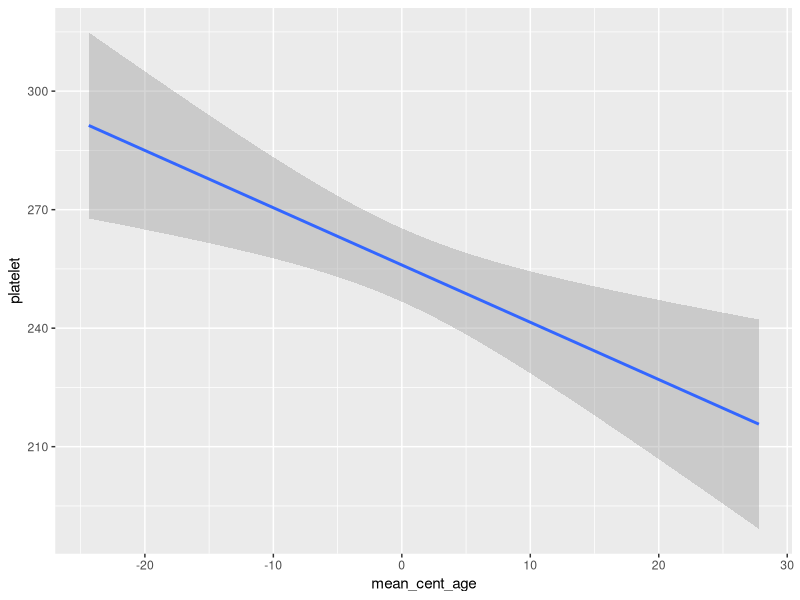
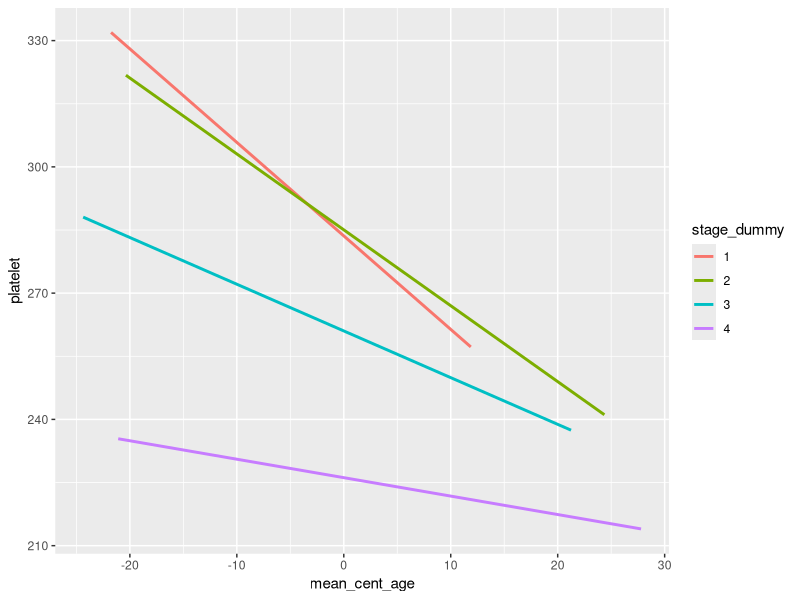

Reproduce these figures in R, in order.
## ---- chunk 1
knitr::opts_chunk$set(error = TRUE)
knitr::opts_chunk$set(warning=FALSE)
knitr::opts_chunk$set(message=FALSE)
knitr::opts_chunk$set(results="hold")
knitr::opts_chunk$set(cache=TRUE)
## ---- chunk 2
library(survival)
pbc
## ---- chunk 3
library(tidyverse)
pbc <- pbc %>%
      filter(!is.na(stage)) %>%
      mutate(stage_dummy = as.factor(stage)) %>%
      mutate(mean_cent_age= age-mean(age))
## ---- chunk 4
library(ggplot2)
ggplot(pbc, aes(mean_cent_age, platelet, color=stage)) + geom_smooth(method="lm")
## ---- chunk 5
library(ggplot2)
ggplot(pbc, aes(mean_cent_age, platelet, color=stage_dummy)) + geom_smooth(method="lm", se=FALSE)
## ---- chunk 6
library(broom)
mod1 <- lm(data=pbc, platelet~mean_cent_age + stage)
tidy(mod1)
## ---- chunk 7
library(broom)
mod2 <- lm(data=pbc, platelet~age + stage_dummy)
tidy(mod2)
## ---- chunk 8
anova(mod1,mod2)
## ---- chunk 9
glance(mod1)
glance(mod2)
